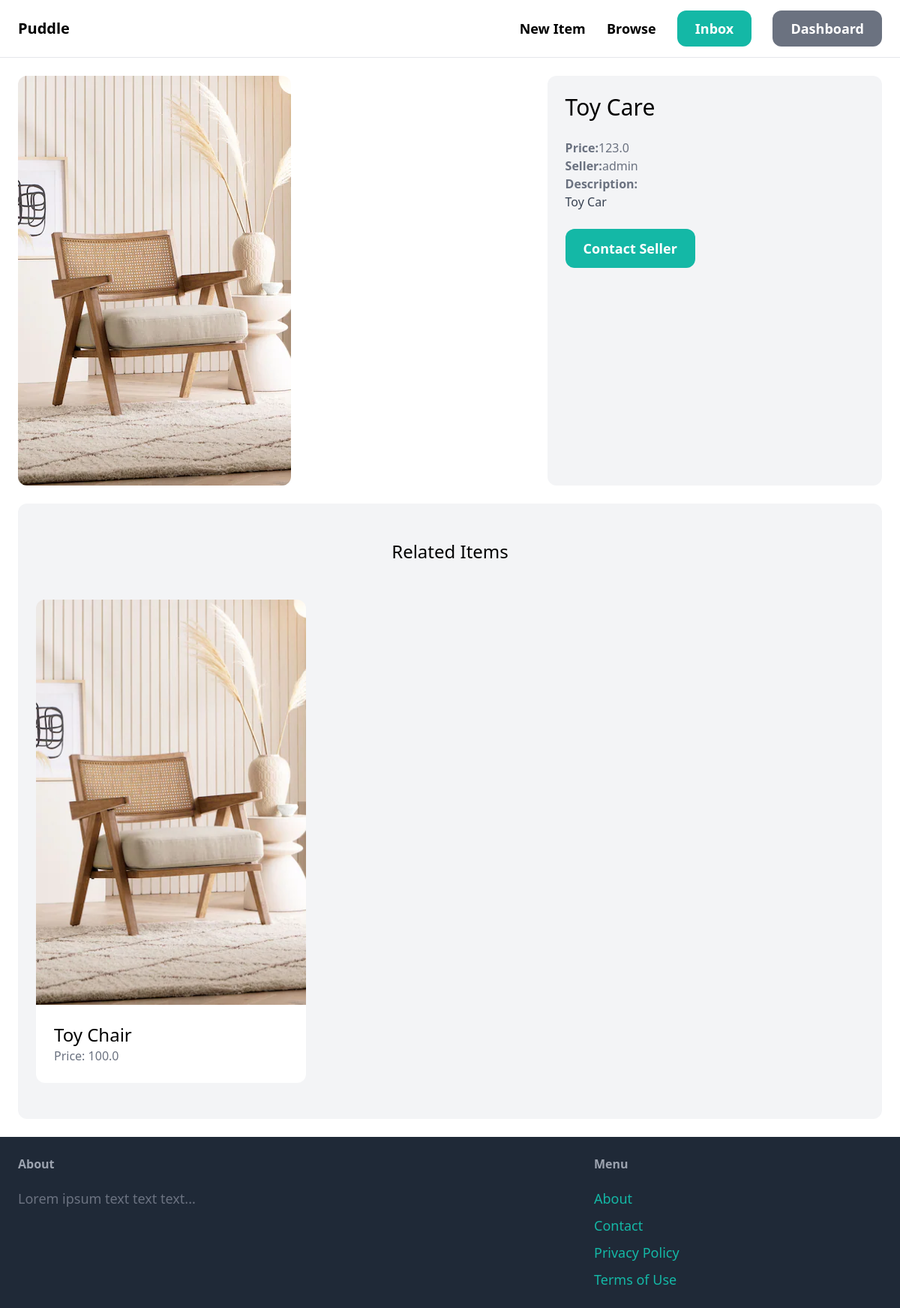
Screenshot of /item/3/ (signed in) with the database file from the repository.
### item/models.py (models this page shows, shortened)
class Item(models.Model):
    category = models.ForeignKey(Category, related_name='items',on_delete=models.CASCADE)
    name = models.CharField(max_length=255)
    description = models.TextField(blank=True, null=True)
    price = models.FloatField()
    image= models.ImageField(upload_to='item_images',blank=True,null = True)
    is_sold = models.BooleanField(default=False)
    created_by = models.ForeignKey(User, related_name='items', on_delete=models.CASCADE)
    created_at = models.DateTimeField(auto_now_add=True)

### item/views.py (the view)
# urls.py: path('<int:pk>/', views.detail, name='detail'),
def detail(request, pk):
    item = get_object_or_404(Item, pk=pk)
    related_items = Item.objects.filter(category=item.category, is_sold=False).exclude(pk=pk)[0:3]
    return render(request, 'item/detail.html', {
        'item': item,
        'related_items': related_items
    })

### item/templates/item/detail.html (shortened to what this page needs)
{%extends 'core/base.html'%}
{%block content%}
<div class="grid grid-cols-5 gap-6">
    <div class = "col-span-3">
        <img src="{{ item.image.url }}" class="rounded-xl">
    </div>
    <div class="col-span-2 p-6 bg-gray-100 rounded-xl">
        <h1 class="mb-6 text-3xl"> {{ item.name }}</h1>
        <p class="text-gray-500"><strong>Price:</strong>{{ item.price }}</p>
        <p class="text-gray-500"><strong>Seller:</strong>{{ item.created_by.username }}</p>
        {% if item.description %}
            <p class="text-gray-700">
                <strong class="text-gray-500">Description:</strong><br>
                {{ item.description }}
            </p>
        {%endif%}
        <a href="#" class="inline-block mt-6 px-6 py-3 text-lg font-semibold bg-teal-500 text-white rounded-xl hover:bg-teal-700">Contact Seller</a>
    </div>
</div>
<div class="mt-6 px-6 py-12 bg-gray-100 rounded-xl">
    <h2 class="mb-12 text-2xl text-center">Related Items</h2>
  <div class="grid grid-cols-3 gap-3">
    {% for item in related_items %}
      <div>
        <a href="{% url 'item:detail' item.id %}">
          <div>
            <img src="{{ item.image.url }}" class="rounded-t-xl" />
          </div>
          <div class="p-6 bg-white rounded-b-xl">
            <h2 class="text-2xl">{{ item.name }}</h2>
            <p class="text-gray-500">Price: {{ item.price }}</p>
          </div>
        </a>
      </div>
    {% endfor %}
  </div>
</div>
{%endblock%}

### rows the page displays
Item: image (picture), name "Toy Care", price "123.0", created_by.username "admin", description "Toy Car"
Item: image (picture), name "Toy Chair", price "100.0"
